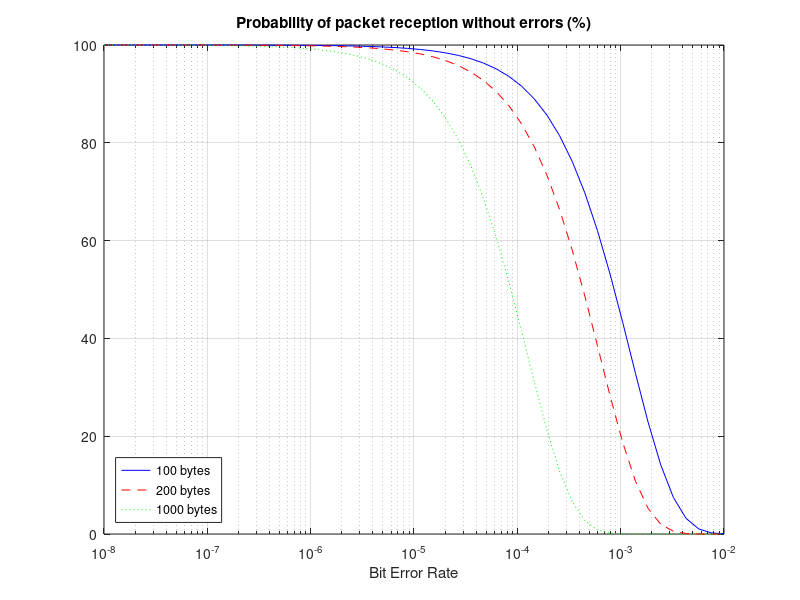
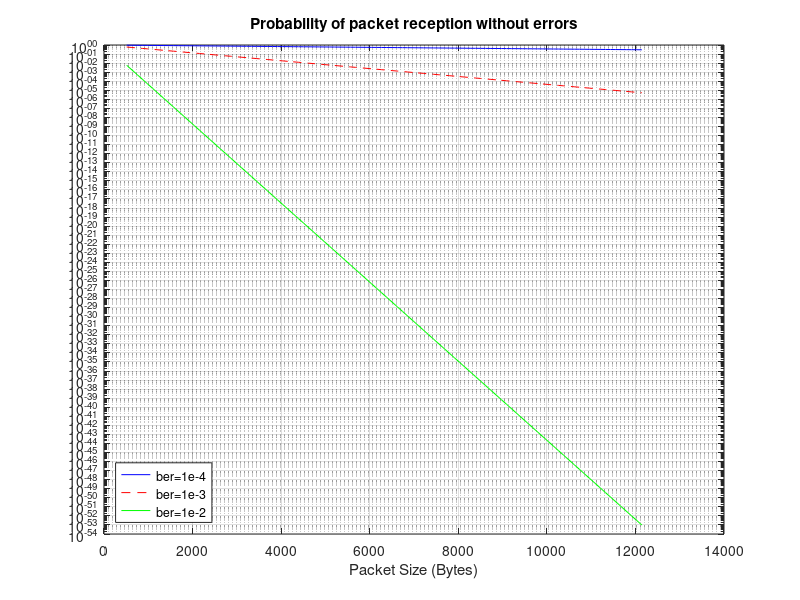

Reproduce these figures in MATLAB, in order.
% a)
% num erros num pacote -> variavel aleatoria binomial
% sucesso é o BER
% n experiencias de Bernoulli é o n de bits do pacote

% f(0) = (n 0) * p^0 * (1-p)^(n-0)
n = 8 * 100;
p = 10^(-2);
f = (nchoosek(n, 0) * p^0 * (1-p)^(n-0)) * 100


%%
% b)
n = 8 * 1000;
p = 10^(-3);
f = (nchoosek(n, 1) * p^1 * (1-p)^(n-1)) * 100


%%
% c)
n = 8 * 200;
p = 10^(-4);

% 1 ou mais erros = 1 - f(0)
f = (1 - (nchoosek(n, 0) * p^0 * (1-p)^(n-0))) * 100 


%%
% d)
i = 0; % sem erros
p = logspace(-8, -2);

% 100 bytes
n = 8 * 100;
f_100 = nchoosek(n, i) .* p.^i .* (1-p).^(n-i);

% 200 bytes
n = 8 * 200;
f_200 = nchoosek(n, i) .* p.^i .* (1-p).^(n-i);

% 1000 bytes
n = 8 * 1000;
f_1000 = nchoosek(n, i) .* p.^i .* (1-p).^(n-i);

% plot(p, f_100 * 100, 'b-')
figure(1)
semilogx(p, f_100 * 100, 'b-', p, f_200 * 100, 'r--', p, f_1000 * 100, 'g:')
title('Probability of packet reception without errors (%)')
xlabel('Bit Error Rate')
legend('100 bytes', '200 bytes', '1000 bytes', 'location', 'SouthWest')
grid on


%%
% e)
i = 0; % sem erros
n = linspace(64*8, 1518*8);

p = 10^(-4);
f_4 = 1 * p^i * (1-p).^(n-i);

p = 10^(-3);
f_3 = 1 * p^i * (1-p).^(n-i);

p = 10^(-2);
f_2 = 1 * p^i * (1-p).^(n-i);

figure(2)
semilogy(n, f_4, 'b-', n, f_3, 'r--', n, f_2, 'g')
title('Probability of packet reception without errors')
xlabel('Packet Size (Bytes)')
legend('ber=1e-4', 'ber=1e-3', 'ber=1e-2', 'location', 'SouthWest')
grid on
